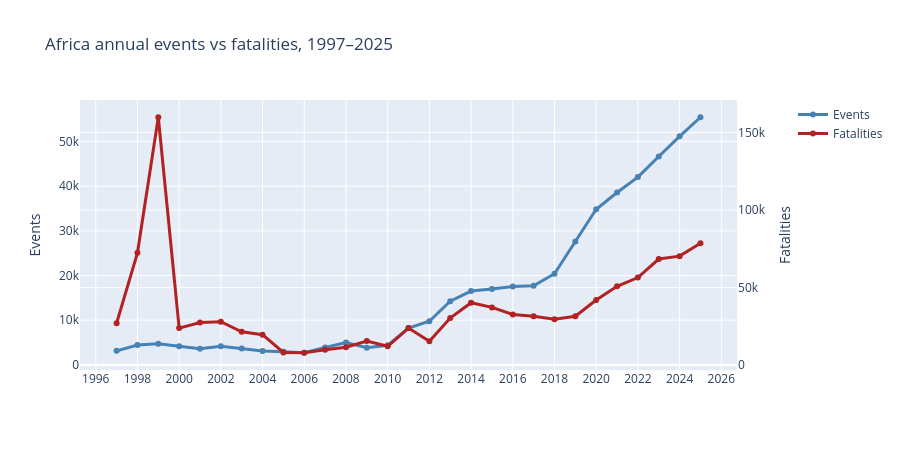

The notebook cell saved with this chart:
### Code cell
fig_dual = make_subplots(specs=[[{'secondary_y':True}]])
fig_dual.add_trace(go.Scatter(x=annual['YEAR'], y=annual['EVENTS'], name='Events',
                              line=dict(color='steelblue', width=3), mode='lines+markers'), secondary_y=False)
fig_dual.add_trace(go.Scatter(x=annual['YEAR'], y=annual['FATALITIES'], name='Fatalities',
                              line=dict(color='firebrick', width=3), mode='lines+markers'), secondary_y=True)
fig_dual.update_yaxes(title_text='Events', secondary_y=False)
fig_dual.update_yaxes(title_text='Fatalities', secondary_y=True)
fig_dual.update_layout(title='Africa annual events vs fatalities, 1997–2025',
                       height=450, hovermode='x unified', xaxis=dict(dtick=2))
fig_dual.write_html(FIGDIR / '05_africa_dual_axis.html', include_plotlyjs='cdn')
fig_dual.show()

### Figure 1 — Plotly figure (JSON) as saved in the notebook; plotly's stock layout.template omitted (floating-point values rounded to 4 significant figures)
{"data": [{"line": {"color": "steelblue", "width": 3}, "mode": "lines+markers", "name": "Events", "type": "scatter", "x": [1997, 1998, 1999, 2000, 2001, 2002, 2003, 2004, 2005, 2006, 2007, 2008, 2009, 2010, 2011, 2012, 2013, 2014, 2015, 2016, 2017, 2018, 2019, 2020, 2021, 2022, 2023, 2024, 2025], "xaxis": "x", "y": [3135, 4444, 4714, 4159, 3585, 4173, 3636, 3082, 2913, 2705, 3863, 4983, 3827, 4372, 8237, 9758, 14250, 16520, 16986, 17540, 17726, 20411, 27618, 34857, 38586, 42045, 46656, 51185, 55454], "yaxis": "y"}, {"line": {"color": "firebrick", "width": 3}, "mode": "lines+markers", "name": "Fatalities", "type": "scatter", "x": [1997, 1998, 1999, 2000, 2001, 2002, 2003, 2004, 2005, 2006, 2007, 2008, 2009, 2010, 2011, 2012, 2013, 2014, 2015, 2016, 2017, 2018, 2019, 2020, 2021, 2022, 2023, 2024, 2025], "xaxis": "x", "y": [27042, 72438, 159821, 23919, 27492, 28039, 21519, 19660, 8201, 8019, 9953, 11606, 15592, 12187, 23973, 15404, 30389, 40268, 37242, 32684, 31591, 29580, 31579, 42044, 50826, 56506, 68446, 70287, 78616], "yaxis": "y2"}], "layout": {"height": 450, "hovermode": "x unified", "title": {"text": "Africa annual events vs fatalities, 1997–2025"}, "xaxis": {"anchor": "y", "domain": [0.0, 0.94], "dtick": 2}, "yaxis": {"anchor": "x", "domain": [0.0, 1.0], "title": {"text": "Events"}}, "yaxis2": {"anchor": "x", "overlaying": "y", "side": "right", "title": {"text": "Fatalities"}}}}
